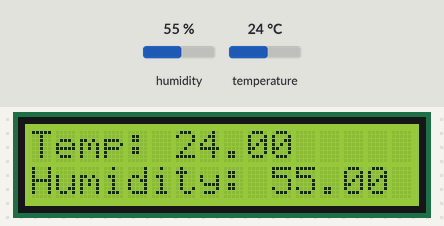
Recording of a sketch running on a simulated Arduino Mega 2560, built with avr-gcc and run on an emulated ATmega2560. Shown: 16×2 character LCD. The inputs (shaded band) are chosen by the test bench; at power-on: humidity 55 %, temperature 24 °C. What the sketch prints to the serial monitor is not drawn.

Above: at 1.7 s.
1.8 s: humidity set to 22 %
At 3.8 s:
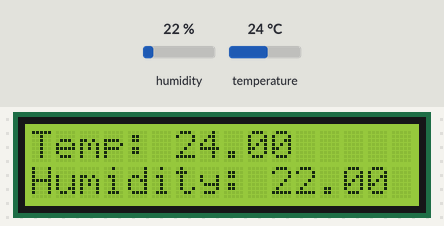
4.6 s: temperature set to 12 °C
At 8.4 s:
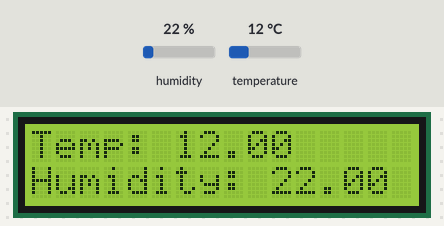
8.7 s: humidity set to 40 %
At 12.4 s:
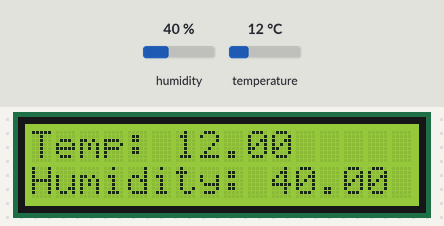
12.9 s: temperature set to 19 °C
At 16.1 s:
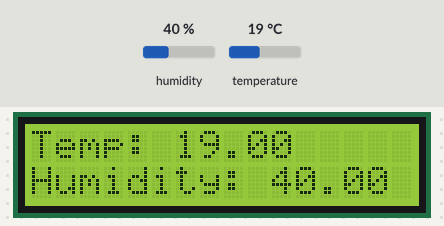
Timing chart, 0 to 17.6 s (numbered marks = the images above; inputs shaded):
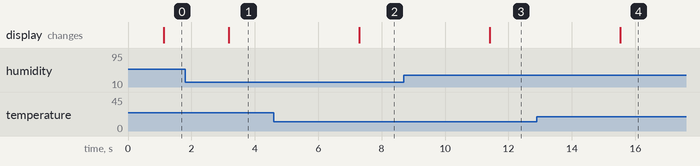

Measured:
- after the input at 1.8 s, the display: changes after 1.4 s (image 1)
- after the input at 4.6 s, the display: changes after 2.7 s (image 2)
- after the input at 8.7 s, the display: changes after 2.7 s (image 3)
- after the input at 12.9 s, the display: changes after 2.6 s (image 4)

The sketch:

Humidity.ino
```cpp
//Humidity code that displays to the LCD

#include <dht.h> //install the DHTLib library
#include <LiquidCrystal.h> //Add the LCD Library

dht DHT;
#define DHT11_PIN 7

#define RDA 0x80
#define TBE 0x20

int seconds = 0;

LiquidCrystal lcd_1(23, 25, 27, 29, 31, 33);

//Pointer Initializations:
volatile unsigned char *myUCSR0A = (unsigned char *)0x00C0;
volatile unsigned char *myUCSR0B = (unsigned char *)0x00C1;
volatile unsigned char *myUCSR0C = (unsigned char *)0x00C2;
volatile unsigned int  *myUBRR0  = (unsigned int *) 0x00C4;
volatile unsigned char *myUDR0   = (unsigned char *)0x00C6;

void setup() {
  // put your setup code here, to run once:
  U0init(9600);

  lcd_1.begin(16,2);
}

void loop() {
  // put your main code here, to run repeatedly:
  //Execution code for Humidity Sensor
  int chk = DHT.read11(DHT11_PIN);
  unsigned char bString[14] = {'T', 'e', 'm', 'p', 'e', 'r', 'a', 't', 'u', 'r', 'e', ' ', '=', ' '};
   for(int i = 0; i < 14; i++){
     U0putchar(bString[i]);
   }

   convertNumAndPrint(DHT.temperature);

  unsigned char cString[11] = {'H', 'u', 'm', 'i', 'd', 'i', 't', 'y', ' ', '=', ' '};
  for(int i = 0; i < 11; i++){
    U0putchar(cString[i]);
  }

  convertNumAndPrint(DHT.humidity);
  delay(1000);

  lcd_1.setCursor(0, 0);
  lcd_1.print("Temp: ");
  lcd_1.print(DHT.temperature);
  lcd_1.setCursor(0, 1);
  lcd_1.print("Humidity: ");
  lcd_1.print(DHT.humidity);
  delay(1000);
}

void U0init(unsigned long U0baud)
{

 unsigned long FCPU = 16000000;
 unsigned int tbaud;
 tbaud = (FCPU / 16 / U0baud - 1);
 // Same as (FCPU / (16 * U0baud)) - 1;
 *myUCSR0A = 0x20;
 *myUCSR0B = 0x18;
 *myUCSR0C = 0x06;
 *myUBRR0  = tbaud;
}

// Read USART0 RDA status bit and return non-zero true if set

unsigned char U0kbhit()
{
  if(*myUCSR0A & RDA){
    return true;
  }
  else{
    return false;
  }


// Read input character from USART0 input buffer
}
unsigned char U0getchar()
{
  unsigned char ch;
  while(!(UCSR0A & (1<<RXC0)));
  ch =  *myUDR0;
  return ch;


}

// Wait for USART0 TBE to be set then write character to transmit buffer
void U0putchar(unsigned char U0pdata)
{

while((*myUCSR0A & (TBE)) == 0);
*myUDR0 = U0pdata;

}

void convertNumAndPrint(int num){

  unsigned char cs1, cs2, cs3;
  unsigned char csArray[3];

  int index = 0, test = 0;

  if(num <= 9 && num > 0){
    csArray[0] = num + '0';
    index = 1;
    }

    else if(num <= 99 && num > 9){
      csArray[1] = (num % 10) + '0';
      csArray[0] = (num /10) + '0';
      index = 2;
    }

    else if(num <= 999 && num > 99){
      csArray[1] = (num % 10) + '0';
      test = (num / 100);
      csArray[2] = (test / 10) + '0';
      csArray[0] = (num / 100) + '0';
      index = 3;
    }

    else{
      index = 0;
    }

    for(int i = 0; i < index; i++){
      U0putchar(csArray[i]);
    }
      U0putchar('\n');
      index = 0;
}
```
